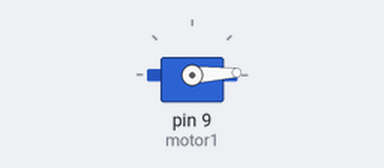
Simulated run of this sketch. Board: Arduino Uno, built with avr-gcc and run on an emulated ATmega328P. On the bench: servo.

Above: at 0.05 s.
At 0.9 s:
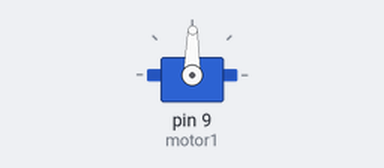
At 1.75 s:
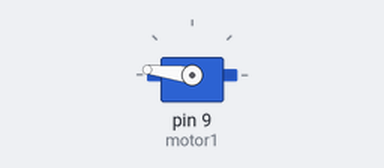
At 3.45 s:
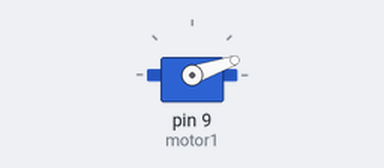
Timing chart, 0 to 8.3 s (numbered marks = the images above):
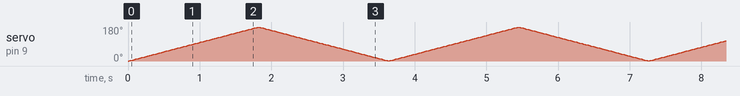

The sketch:

micro_servo_2.ino
```cpp
#include<Servo.h>
Servo motor1;
int i=0;
void setup() {
  // put your setup code here, to run once:
motor1.attach(9);
motor1.write(180);
}

void loop() {
  // put your main code here, to run repeatedly:
for(i=0;i<180;i++)
 {
   motor1.write(i);
   delay(10);
 }
for(i=180; i>=1; i--)
 {
   motor1.write(i);
   delay(10);
  }
}
```
